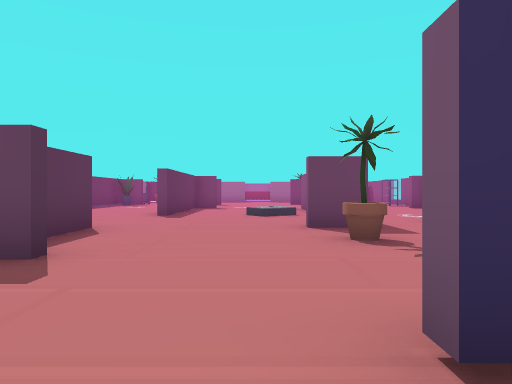
[1] (above)

16 first-person views from a walk through a 3-D level made in the Unity game engine. The camera is 1.2 m above the floor, looks level and sees 70° across. The floor is counted in squares, 2 m on a side. Each view is taken from the middle of a square. On the plan, view 1 faces up. The plan holds only what a view shows up to about 10 squares ahead; the rest is blank. The place goes on beyond the plan. The player is left out. Door leaves are left out, so doorways stand open. Some surface patterns are stand-ins.

[2]
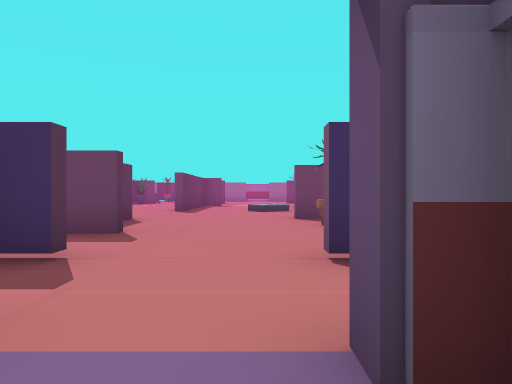

[3]
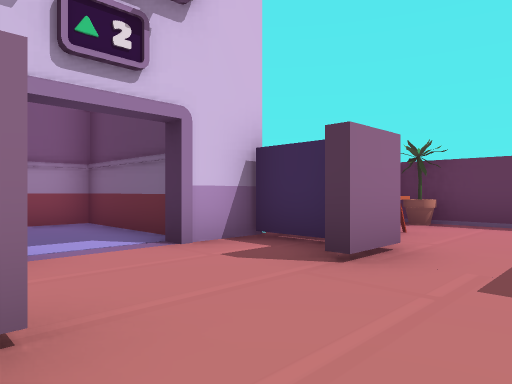

[4]
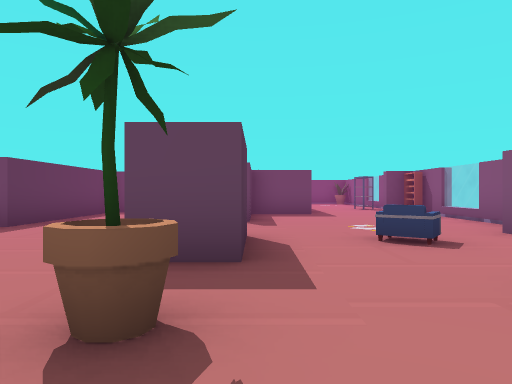

[5]
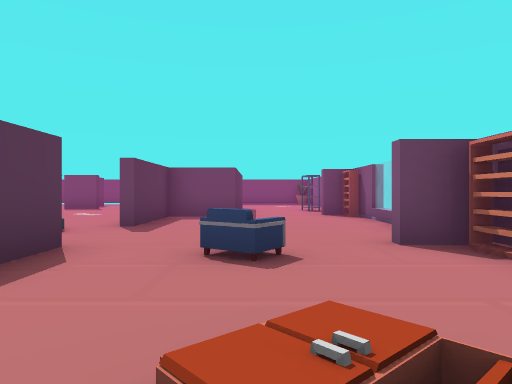

[6]
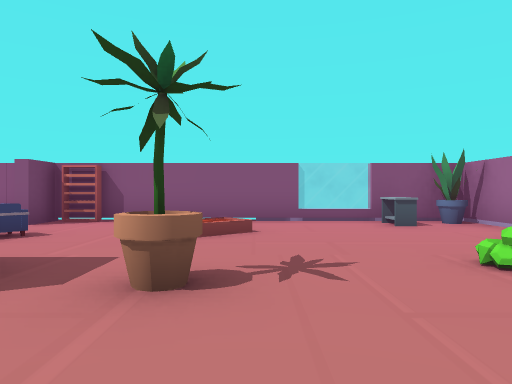

[7]
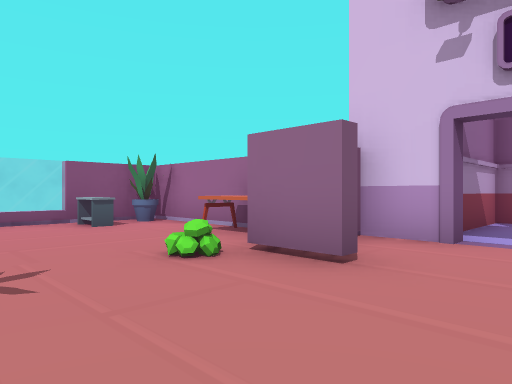

[8]
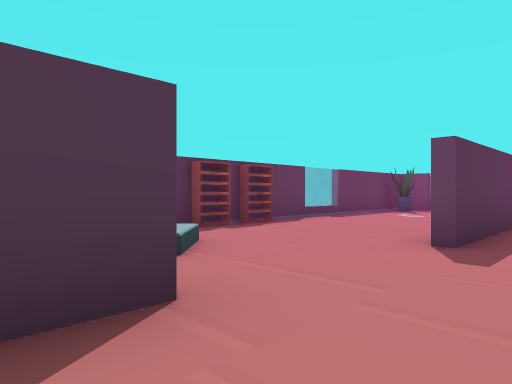

[9]
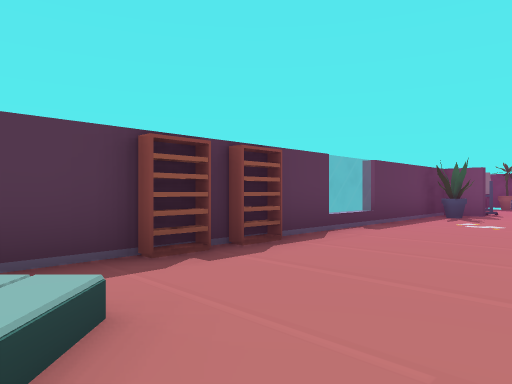

[10]
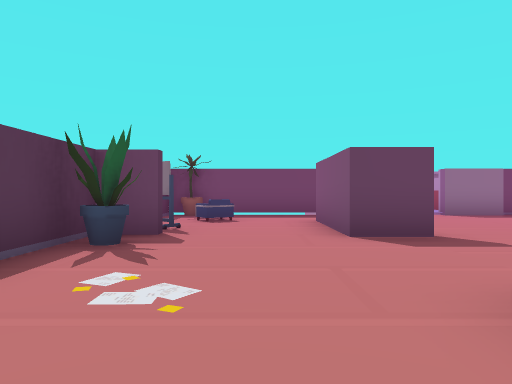

[11]
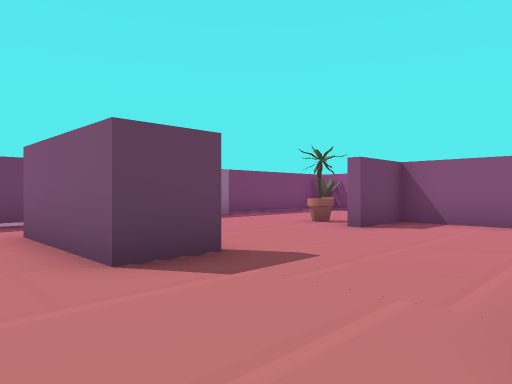

[12]
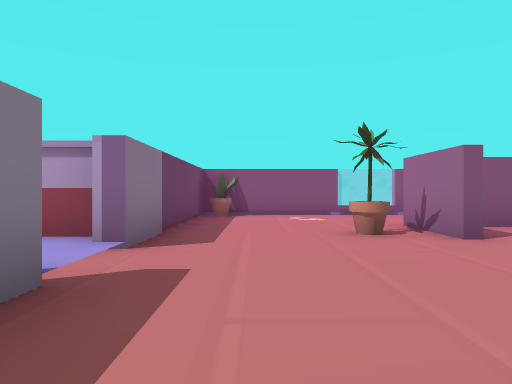

[13]
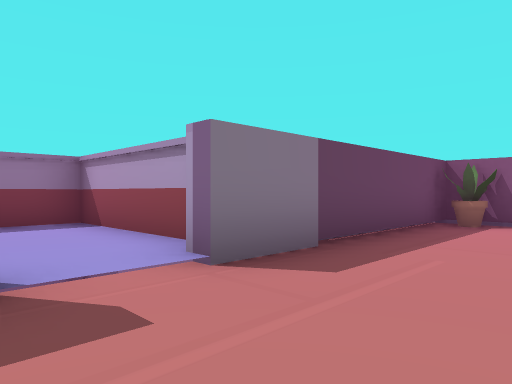

[14]
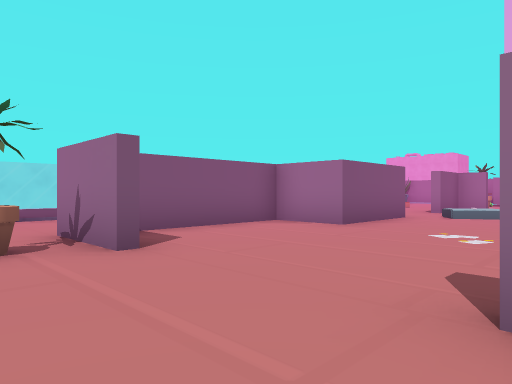

[15]
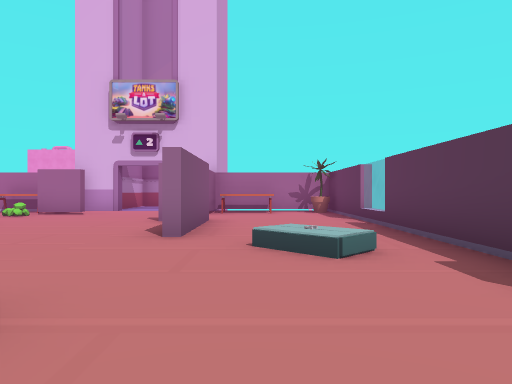

[16]
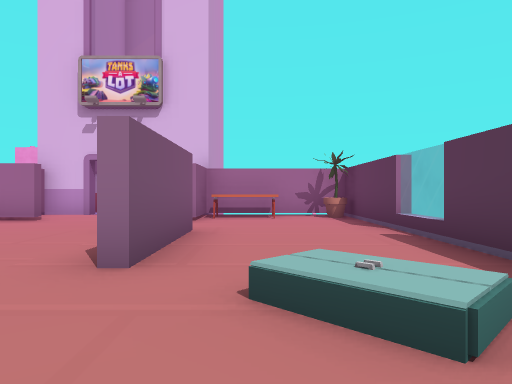

### Floor plan
Points are (right, up) in squares from view 1. A wall is a line through its corners. A room is listed if a view was taken in it or the views show most of it. See-through windows are left out.
Room 1 (view 1)
walls: (-1.6, 1.1) (-2.2, 1.1); (0.4, -0.6) (1.6, -0.6); (-2.5, 0.6) (-2.5, -0.6) (-1.4, -0.6)
ways out: open door at (-0.5, -1) to room 2; opening at (-0.5, 1) to room 3
Room 2 (view 2)
walls: (-1.7, -1.4) (-1.7, -4.3) (0.6, -4.3) (0.6, -1)
ways out: open door at (-0.5, -1) to room 1
Room 3 (views 3, 4, 5, 6, 7, 8, 9, 10, 11, 12, 13, 14, 15, 16)
walls: (1.6, 10.3) (1.6, 13.1) (3.2, 13.1) (3.2, 17.1) (1.6, 17.1); (1.9, 8) (1.9, 6.1) (0.9, 6.1); (-2.2, 13) (-2.2, 9.2); (3.6, 12.9) (1.9, 12.9) (1.9, 10.4); (-2.7, 6.1) (-2.7, 4.8); (3.5, 13.8) (3.5, 13.1); (-6, 10.5) (-6, 9.8); (-6, 9.4) (-6, 8.6); (-6.2, 9.9) (-6.2, 4.6); (-6.2, 11.9) (-6.2, 10); (6.5, 8.9) (6.5, 12.9); (6.3, 7.1) (6.3, 8.1) (5.6, 8.1); (-1.5, 16.9) (-2.7, 16.9) (-2.7, 19.6); (-2, 3.2) (-2.8, 3.2); (6.5, 13.4) (5.8, 13.4); (-3, 3.3) (-3, 6.1); (1.6, 17.4) (3.5, 17.4); (0.5, 1.4) (1.8, 1.4); (-5.4, 17.1) (-6.2, 17.1) (-6.2, 13.4); (-6.2, 3.1) (-6.2, 0.5); (6.5, 2.6) (6.5, 8.1); (6.5, 17.9) (6.5, 21.4) (0.9, 21.4); (3.6, -0.3) (5.5, -0.3); (-0.6, 21.4) (-5.2, 21.4); (-5.2, -0.3) (-2.7, -0.3) (-2.7, 1.4) (-1.8, 1.4); (6.5, -0.3) (6.5, 2.5)
ways out: opening at (-0.5, 1) to room 1; open door at (0, 21.8)
objects: other object (-6, 0); other object (-6, 16); other object (-6, 18); other object (-6, 21); other object (-5, 20); other object (-4, 0); other object (1, 5); other object (2, 2); other object (2, 18); other object (3, 0); other object (4, 8); other object (6, 1); other object (6, 21)

Where each view was taken, in squares from view 1:
view 1: 0 up, 0 right, facing up
view 2: 2 down, 0 right, facing up
view 3: 3 up, 1 right, facing down-left
view 4: 3 up, 2 right, facing up
view 5: 4 up, 4 right, facing up
view 6: 4 up, 1 left, facing right
view 7: 4 up, 1 left, facing down-right
view 8: 5 up, 1 left, facing up-left
view 9: 7 up, 3 left, facing up-left
view 10: 12 up, 4 left, facing up
view 11: 14 up, 4 left, facing up-right
view 12: 20 up, 3 left, facing right
view 13: 19 up, 1 left, facing up-right
view 14: 19 up, 2 left, facing down-right
view 15: 11 up, 4 left, facing down
view 16: 9 up, 4 left, facing down
